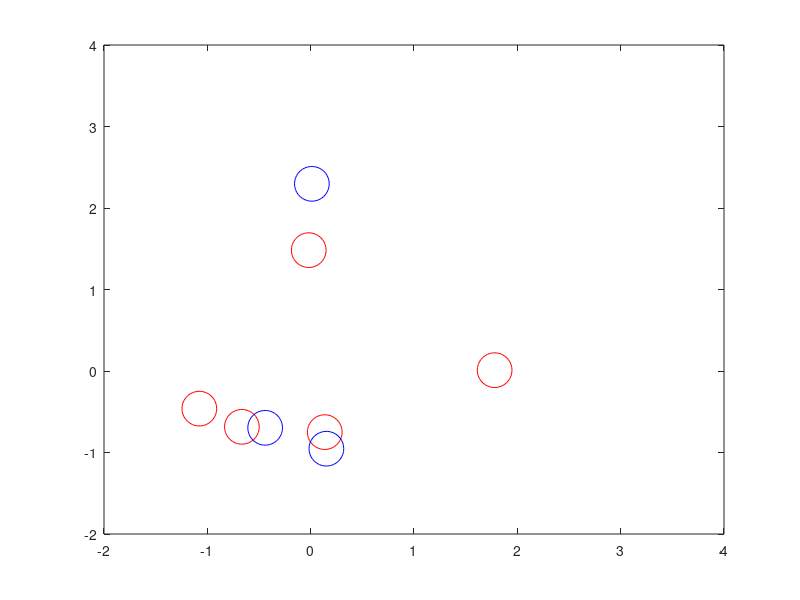

MATLAB code for this plot:
rng('shuffle'); % To get different results each time
Clusters.ClustersA = 5; % How many clusters of data exist in class 1?
Clusters.ClustersB = 4; % How many clusters of class 2 exist?
% Definition of clusters centers
Clusters.ACoordinates = randn(2,Clusters.ClustersA);
Clusters.BCoordinates = randn(2,Clusters.ClustersB);
for k = 1:Clusters.ClustersA
plot(Clusters.ACoordinates(1,k),Clusters.ACoordinates(2,k),...
'or','MarkerSize',25); hold on
end
for k = 1:Clusters.ClustersB
plot(Clusters.BCoordinates(1,k),Clusters.BCoordinates(2,k),...
'ob','MarkerSize',25); hold on
end
xlim([-2 4]);
ylim([-2,4]);
save Clusters Clusters
